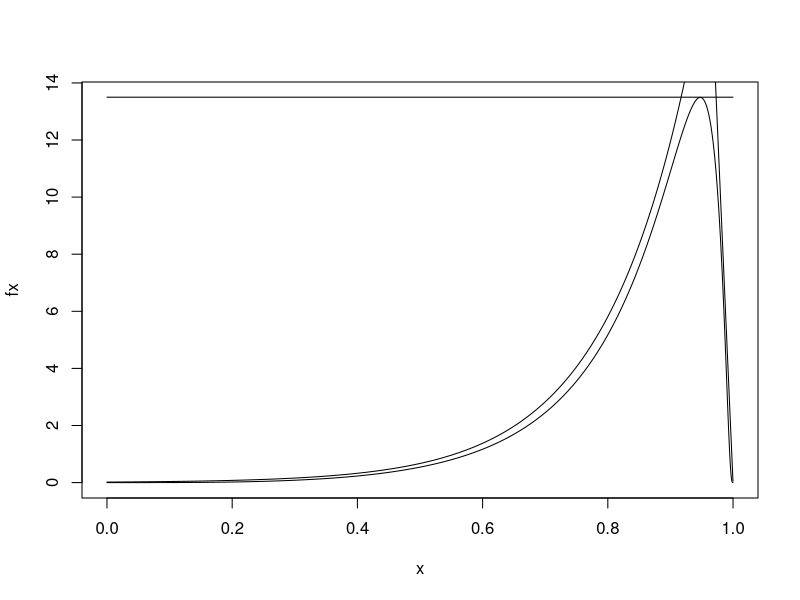
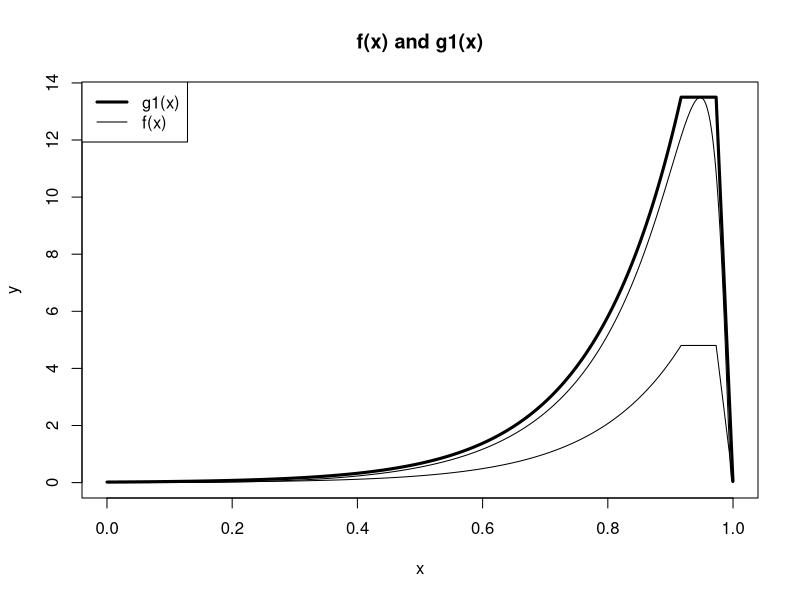
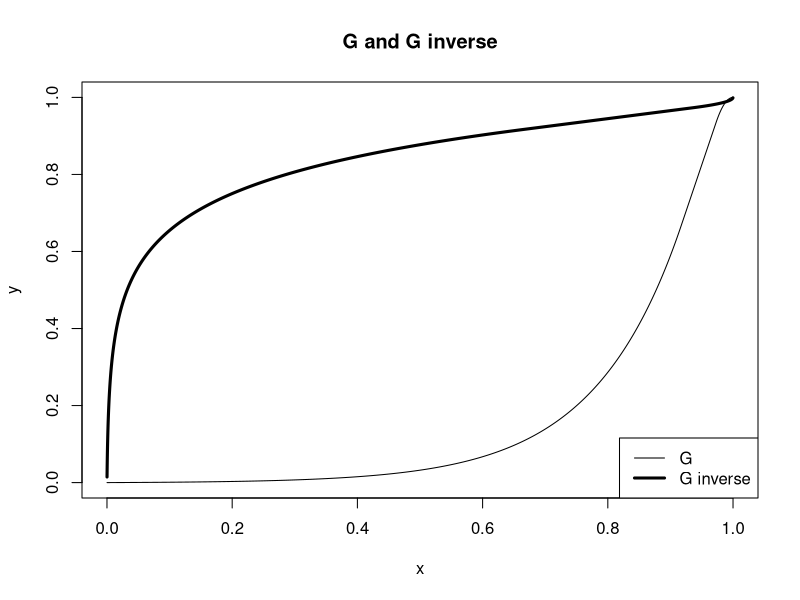
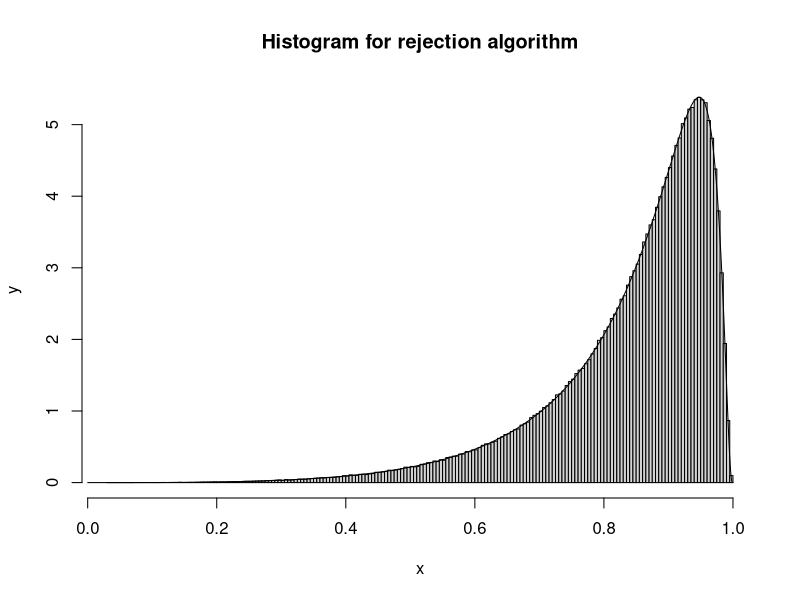
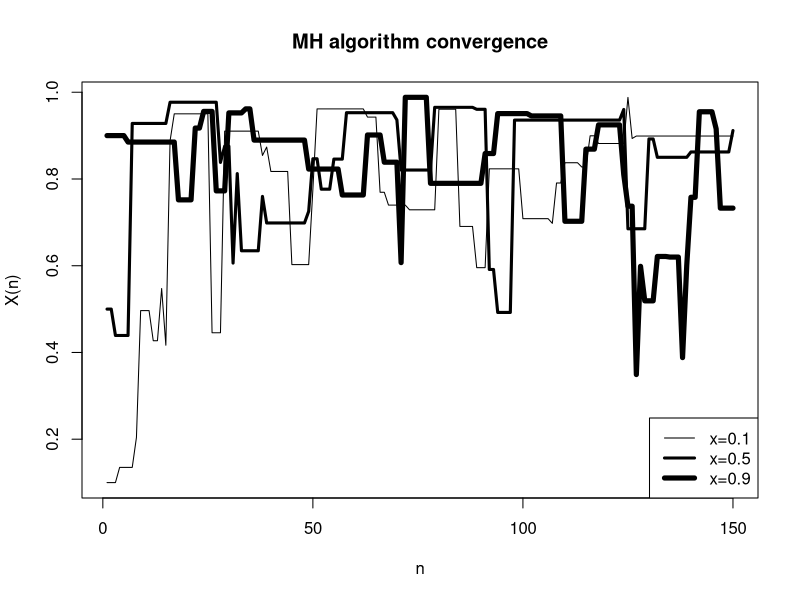
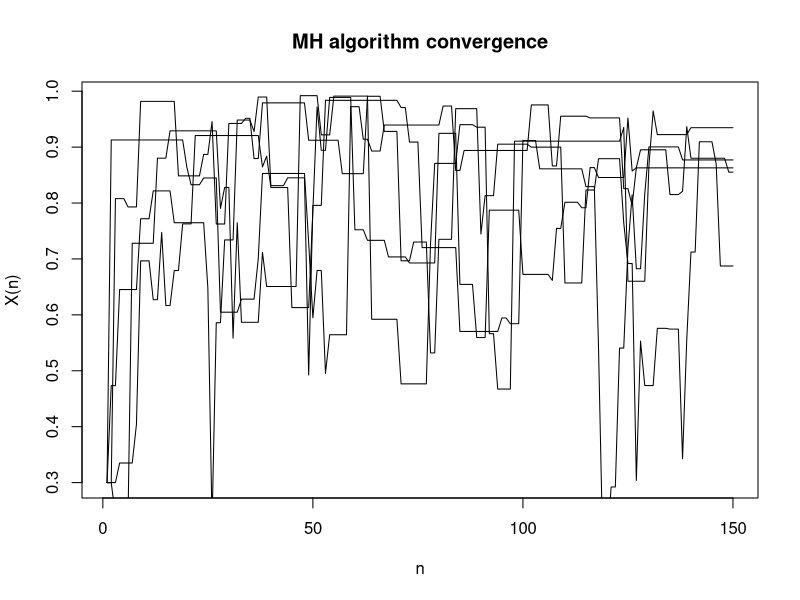
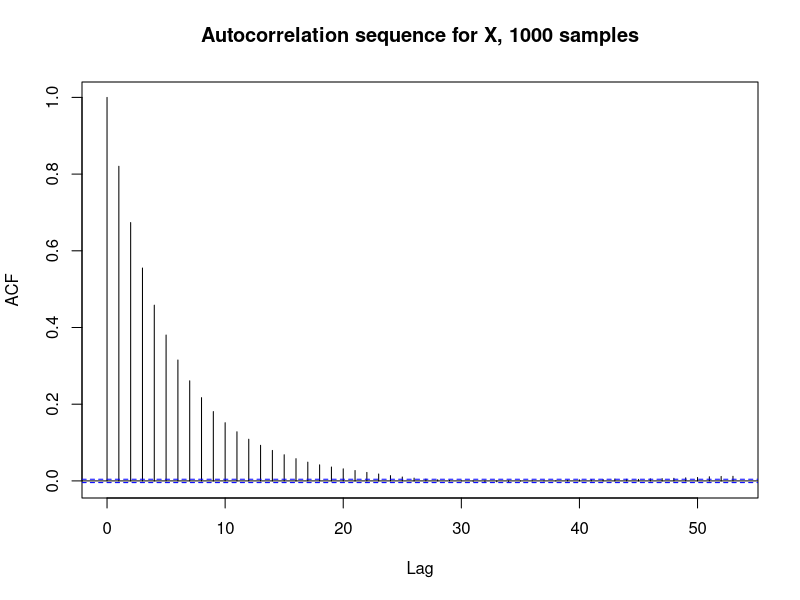
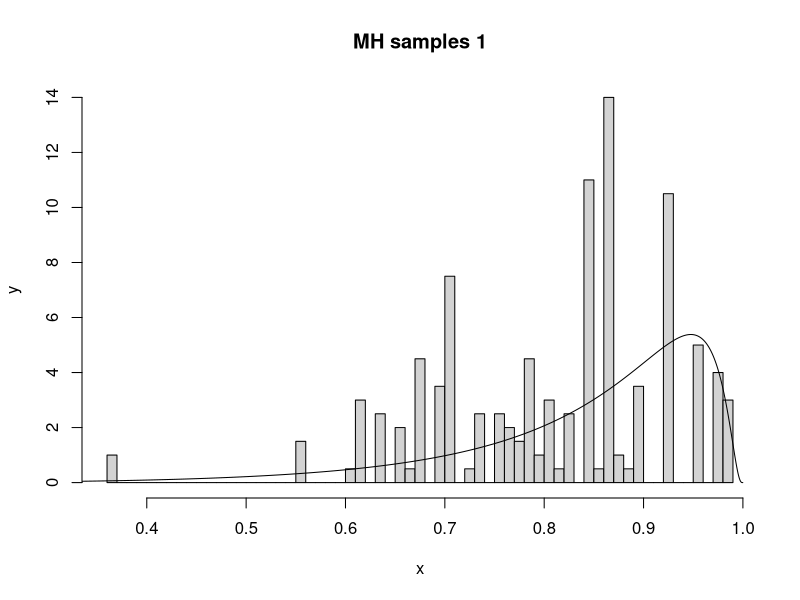

Reproduce these figures in R, in order.
#' Cissy Chan
#' Stochastic Simulation Project
#' M3S9
#' March 2014

set.seed(6)

# set up target function
f <- function(x) {
  (1/(x*(1-x))) * exp((-1/2)*(-2+log(x/(1-x)))^2)
}

# visualise the target function
x <- as.matrix(seq(0, 1, length=10000)[-c(1,10000)])
fx <- apply(x, 1, f)
plot(x, fx, type="l")

# fit the envelope function on f and find their intersections
# the envelope function part 1: exponential
e <- function(x) { exp(8 * 0.9 * (x-5/9)) }
ex <- apply(x, 1, e)
lines(x, ex, type="l")

# the envelope function part 2: flat line
lx <- rep(13.5, dim(x)[1])
lines(x, lx, type="l")

# the envelope function part 3: linear
h <- function(x) { -500 * x + 500 }
hx <- apply(x, 1, h)
lines(x, hx, type="l")

# intersection points of the three pieces of the envelope function
p <- log(13.5)/(7.2) + 5/9
q <- 486.5/500

# set up the full envelope function, i.e. "g(x)" unscaled
# scale this later when we calculate its area
g1 <- function(x) {
  ifelse(x <= p, exp(7.2 * (x-5/9)), 
         ifelse(x <= q, 13.5, -500 *x + 500))
}

# plot our unscaled envelope function
g1x <- apply(x, 1, g1)
plot(
  x=x, 
  y=fx, 
  type="l", 
  main="f(x) and g1(x)",
  xlab="x", 
  ylab="y"
)
lines(x, g1x, type="l", lwd=3)
legend("topleft", legend=c("g1(x)","f(x)"),lwd=c(3,1))

# area of g1 at intersections
s <- (1/7.2) * (exp(7.2 * (p-5/9))-exp(-4))
t <- s + 13.5 * (q-p)

# area under g1
area <- t + 250 * (q^2 - 2*q + 1)

# g; rescale g1 so that area = 1
g <- function(x) {
  g1(x)/area
}

# plot g(x) scaled
gx <- apply(x, 1, g)
lines(x, gx, type="l")

# check that g1 indeed envelopes f
optimise(function(k) f(k)-g1(k), c(0,1), maximum=T)

# using optimise() on the section of the function most likely to have the supremum
# get supremum M
M <- optimise(function(k) f(k)/g(k), c(0.5,1), maximum=T)$objective

# calculate theoretical acceptance probability
ap <- integrate(f, 0, 1)$value/M
ap

# set up CDF of g
G <- function(a) {
  ifelse(a <= p, (1/area) * (1/(8*0.9)) * (exp(8*0.9*a-4) - exp(-4)),
         ifelse(a <= q, (1/area) * (s + 13.5*(a-p)),
                (1/area) * (t + 250 * (q^2 - 2*q - a^2 + 2*a))))
}

Gx <- apply(x, 1, G)

# set up inverse of CDF of g
Ginv <- function(y) {
  ifelse(y <= G(p), (log(8*0.9*area*y + exp(-4))+4) / (8*0.9),
         ifelse(y <= G(q), (area*y-s) / 13.5 + p, 
                1 - sqrt(1 - ((area*y-t) / 250 - q^2 + 2*q))))
}

y <- x

Gy <- apply(y, 1, Ginv)

# plot G and its inverse
plot(x, Gx, type="l", main="G and G inverse", ylab="y")
lines(y, Gy, type="l", lwd=3)
legend("bottomright", c("G","G inverse"), lwd=c(1,3))

#---------------------------------------------------------------------------------------------------
# Rejection method
#---------------------------------------------------------------------------------------------------

# set up rejection algorithm
generate <- function(n) {
  rand <- vector('numeric', 0)
  m1 <- 0
  naccept <- 0
  total <- 0
  while (m1 < n) {
    count <- trunc((n-m1)*1.2)
    total <- total + count
    u <- runif(count)
    y <- Ginv(runif(count))
    naccept <- naccept + length( y[(M * g(y) * u) <= f(y)])
    rand <- c(rand, y[(M * g(y) * u) <= f(y)])
    m1 <- length(rand)
  }
  cat(paste0("number accepted = ", naccept, " out of ", total, "\n"))
  cat(paste0("acceptance prob = ", format(naccept/total),"\n"))
  rand[1:n]
}

# plot generated sample
hist(
  generate(1000000),
  breaks=150,
  freq=FALSE,
  main="Histogram for rejection algorithm",
  ylab="y",
  xlab="x"
)
lines(x, fx/2.506628)

#---------------------------------------------------------------------------------------------------
# Monte-Carlo integration
#---------------------------------------------------------------------------------------------------

# generate from uniform
monte1 <- function(n) {
  x <- runif(n)
  m <- (1/n) * sum(f(x)/1)
  var <- (1/n) * var(f(x)/1)
  result <- list(m=m, var=var)
}

# generate from envelope from before (Ginv function)
monte2 <- function(n) {
  r <- runif(n)
  x <- Ginv(r)
  m <- (1/n) * sum(f(x)/g(x))
  var <- (1/n) * var(f(x)/g(x))
  result <- list(m=m, var=var)
}

# generate samples from both methods
set.seed(6)
m1 <- monte1(1000000)
m2 <- monte2(1000000)

# variance reduction
m1$var
m2$var

# MC integration of f
m2$m

# stratified sampling: testing different functions for phi
phi1 <- function(x) { ifelse(x <= p,1,0) }
phi2 <- function(x) { ifelse(x > p & x <= q,1,0) }
phi3 <- function(x) { ifelse(x > q,1,0) }

ss1 <- function(n) {
  r <- runif(n)
  x <- Ginv(r)
  m <- (1/n) * sum(phi1(x) * f(x)/g(x))
  var <- (1/n) * var(phi1(x) * f(x)/g(x))
  result <- list(m=m, var=var)
}

ss2 <- function(n) {
  r <- runif(n)
  x <- Ginv(r)
  m <- (1/n) * sum(phi2(x) * f(x)/g(x))
  var <- (1/n) * var(phi2(x) * f(x)/g(x))
  result <- list(m=m, var=var)
}

ss3 <- function(n) {
  r <- runif(n)
  x <- Ginv(r)
  m <- (1/n)* sum(phi3(x) * f(x)/g(x))
  var <- (1/n) * var(phi3(x) * f(x)/g(x))
  result <- list(m=m, var=var)
}

# generate stratified samples
set.seed(5)
s1 <- ss1(100000) 
s2 <- ss2(100000) 
s3 <- ss3(100000)

s1$m + s2$m + s3$m
s1$var + s2$var + s3$var

#---------------------------------------------------------------------------------------------------
# Metropolis-Hastings sampler
#---------------------------------------------------------------------------------------------------

# set up algorithm
mh <- function(n_sim, burn_in, starting_point, v) {
  total <- 0
  # initialixe the chain
  X <- rep(starting_point, n_sim)
  for (i in 2:n_sim) {
    Y <- X[i-1] + rnorm(1,0,v)
    ifelse(Y>0 && Y<1, alpha <- f(Y)/f(X[i-1]), alpha <- 0)
    # generate uniform random sample for probability alpha occurring
    u <- runif(1)
    X[i] <- X[i-1] + (Y - X[i-1]) * (u<alpha)
    if (i>burn_in) {total <- total + as.numeric(u<alpha)}
  }
  accept_rate <- total / (n_sim - burn_in)
  X <- X[(burn_in+1):n_sim]
  result <- list(ar = accept_rate,x = X)
}

# how v affects acceptance rates
set.seed(1)
ar <- apply(as.matrix(seq(0.1,2.1,0.2)), 1, function(x) { mh(150,0,0.1,x)$ar })
ar2 <- apply(as.matrix(seq(0.1,2.1,0.2)), 1, function(x) { mh(150,0,0.1,x)$ar })
ar3 <- apply(as.matrix(seq(0.1,2.1,0.2)), 1, function(x) { mh(150,0,0.1,x)$ar })
ar4 <- apply(as.matrix(seq(0.1,2.1,0.2)), 1, function(x) { mh(150,0,0.1,x)$ar })
ar5 <- apply(as.matrix(seq(0.1,2.1,0.2)), 1, function(x) { mh(150,0,0.1,x)$ar })
cbind(v=seq(0.1, 2.1, 0.2), accept_rate=(ar+ar2+ar3+ar4+ar5)/5)

# plots showing convergence with different starting points
set.seed(5)
v <- 0.5
plot(
  seq(1, 150),
  mh(150, 0, 0.1, v)$x,
  type="l",
  main="MH algorithm convergence",
  xlab="n",
  ylab="X(n)"
)
lines(seq(1, 150), mh(150, 0, 0.5, v)$x, lwd=3)
lines(seq(1, 150), mh(150, 0, 0.9, v)$x, lwd=5)
legend("bottomright", c("x=0.1","x=0.5","x=0.9"), lwd=c(1,3,5))

# plots showing convergence with c = 0.3 to find burn-in number
set.seed(5)
c <- 0.3
plot(
  seq(1, 150),
  mh(150, 0, c, v)$x,
  type="l",
  main="MH algorithm convergence",
  xlab="n",
  ylab="X(n)"
)
lines(seq(1, 150), mh(150, 0, c, v)$x)
lines(seq(1, 150), mh(150, 0, c, v)$x)
lines(seq(1, 150), mh(150, 0, c, v)$x)
lines(seq(1, 150), mh(150, 0, c, v)$x)

# generate auto-correlation sequence
set.seed(5)
a <- mh(200000, 15, c, v)
a$ar
acf(a$x, main="Autocorrelation sequence for X, 1000 samples")
hist(a$x[1:200], breaks=50, freq=FALSE, main="MH samples 1", xlab="x", ylab="y")
lines(x, fx/2.5066)
hist(a$x[201:400], breaks=50, freq=FALSE, main="MH samples 2", xlab="x", ylab="y")
lines(x, fx/2.5066)
hist(a$x[401:600], breaks=50, freq=FALSE, main="MH samples 3", xlab="x", ylab="y")
lines(x, fx/2.5066)
hist(a$x[601:800], breaks=50, freq=FALSE, main="MH samples 4", xlab="x", ylab="y")
lines(x, fx/2.5066)
hist(a$x[801:1000], breaks=50, freq=FALSE, main="MH samples 5", xlab="x", ylab="y")
lines(x, fx/2.5066)
hist(a$x[1001:1200], breaks=50, freq=FALSE, main="MH samples 6", xlab="x", ylab="y")
lines(x, fx/2.5066)

# auto-correlation sequence after taking every 25 values
acf(
  a$x[seq(1, length(a$x), 25)],
  main="Autocorrelation sequence for x after taking every 25 values"
)

hist(
  a$x[seq(1, length(a$x), 25)],
  breaks=150, 
  freq=FALSE,
  main="MH random samples",
  xlab="x",
  ylab="y"
)

lines(x, fx/2.5066, lwd=3)


